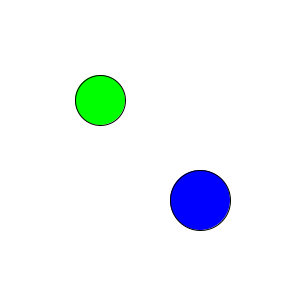
Frame 1 (no input)
Frame 60 (the mouse pressed at the canvas centre just before this capture): identical to frame 1, image omitted
Frame 120 (the mouse held since frame 60 and released just before this capture): identical to frame 1, image omitted

The Processing sketch that drew this single still picture (run headless with seeded random() and noise(); from frame 60 on, the mouse is pressed at the canvas centre):

// Processing sketch: HitBalls
// ── HitBalls.pde
class Ball {
  float cx;
  float cy;
  float r;
  Ball (float cx, float cy, float r) {
    this.cx = cx;
    this.cy = cy;
    this.r = r;
  }
  boolean hit(float px, float py) {
    float d2 = (px-cx)*(px-cx) + (px-cy)*(px-cy);
    return d2 < r*r;  
  }
  void draw() {
    ellipse(cx, cy, 2*r, 2*r);
  }
}

Ball b1, b2;

void setup() {
  size(300, 300);
  b1 = new Ball(100, 100, 25);
  b2 = new Ball(200, 200, 30);
}

void draw() {
  background(255);

  if (b1.hit(mouseX, mouseY)) {
    fill(255, 0, 0);
  } else {
    fill(0, 255, 0);
  }
  b1.draw();

  if (b2.hit(mouseX, mouseY)) {
    fill(255, 0, 0);
  } else {
    fill(0, 0, 255);
  }
  b2.draw();
}
